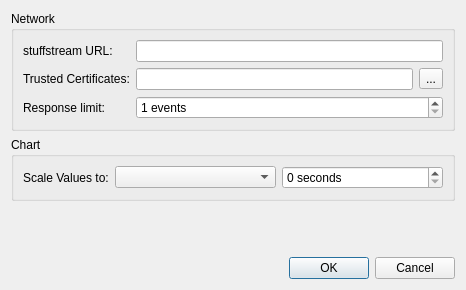
<?xml version="1.0" encoding="UTF-8"?>
<ui version="4.0">
 <class>SettingsDialog</class>
 <widget class="QDialog" name="SettingsDialog">
  <property name="geometry">
   <rect>
    <x>0</x>
    <y>0</y>
    <width>456</width>
    <height>290</height>
   </rect>
  </property>
  <property name="windowTitle">
   <string>QStuff Settings</string>
  </property>
  <layout class="QVBoxLayout" name="verticalLayout">
   <item>
    <widget class="QGroupBox" name="networkGroup">
     <property name="title">
      <string>Network</string>
     </property>
     <layout class="QFormLayout" name="formLayout">
      <item row="0" column="0">
       <widget class="QLabel" name="stuffstreamUrlLabel">
        <property name="text">
         <string>stuffstream URL:</string>
        </property>
       </widget>
      </item>
      <item row="0" column="1">
       <widget class="QLineEdit" name="stuffstreamUrlEdit">
        <property name="clearButtonEnabled">
         <bool>true</bool>
        </property>
       </widget>
      </item>
      <item row="1" column="0">
       <widget class="QLabel" name="trustedCertsLabel">
        <property name="text">
         <string>Trusted Certificates:</string>
        </property>
       </widget>
      </item>
      <item row="1" column="1">
       <layout class="QHBoxLayout" name="horizontalLayout">
        <item>
         <widget class="QLineEdit" name="trustedCertsEdit">
          <property name="clearButtonEnabled">
           <bool>true</bool>
          </property>
         </widget>
        </item>
        <item>
         <widget class="QToolButton" name="trustedCertsBrowseButton">
          <property name="text">
           <string>...</string>
          </property>
          <property name="icon">
           <iconset theme="document-open">
            <normaloff>.</normaloff>.</iconset>
          </property>
         </widget>
        </item>
       </layout>
      </item>
      <item row="2" column="0">
       <widget class="QLabel" name="maxEventsLabel">
        <property name="text">
         <string>Response limit:</string>
        </property>
       </widget>
      </item>
      <item row="2" column="1">
       <widget class="QSpinBox" name="maxEventsSpinbox">
        <property name="suffix">
         <string> events</string>
        </property>
        <property name="minimum">
         <number>1</number>
        </property>
        <property name="maximum">
         <number>999999</number>
        </property>
       </widget>
      </item>
     </layout>
    </widget>
   </item>
   <item>
    <widget class="QGroupBox" name="chartGroup">
     <property name="title">
      <string>Chart</string>
     </property>
     <layout class="QFormLayout" name="formLayout_2">
      <item row="0" column="0">
       <widget class="QLabel" name="scaleIntervalLabel">
        <property name="text">
         <string>Scale Values to:</string>
        </property>
       </widget>
      </item>
      <item row="0" column="1">
       <layout class="QHBoxLayout" name="horizontalLayout_2">
        <item>
         <widget class="QComboBox" name="scaleIntervalCombo"/>
        </item>
        <item>
         <widget class="QSpinBox" name="scaleIntervalCustomSpinbox">
          <property name="suffix">
           <string> seconds</string>
          </property>
          <property name="maximum">
           <number>99999</number>
          </property>
         </widget>
        </item>
       </layout>
      </item>
     </layout>
    </widget>
   </item>
   <item>
    <spacer name="verticalSpacer">
     <property name="orientation">
      <enum>Qt::Vertical</enum>
     </property>
     <property name="sizeHint" stdset="0">
      <size>
       <width>444</width>
       <height>18</height>
      </size>
     </property>
    </spacer>
   </item>
   <item>
    <widget class="QDialogButtonBox" name="buttonBox">
     <property name="orientation">
      <enum>Qt::Horizontal</enum>
     </property>
     <property name="standardButtons">
      <set>QDialogButtonBox::Cancel|QDialogButtonBox::Ok</set>
     </property>
    </widget>
   </item>
  </layout>
 </widget>
 <tabstops>
  <tabstop>stuffstreamUrlEdit</tabstop>
  <tabstop>trustedCertsEdit</tabstop>
  <tabstop>trustedCertsBrowseButton</tabstop>
  <tabstop>maxEventsSpinbox</tabstop>
 </tabstops>
 <resources/>
 <connections>
  <connection>
   <sender>buttonBox</sender>
   <signal>accepted()</signal>
   <receiver>SettingsDialog</receiver>
   <slot>accept()</slot>
   <hints>
    <hint type="sourcelabel">
     <x>248</x>
     <y>254</y>
    </hint>
    <hint type="destinationlabel">
     <x>157</x>
     <y>274</y>
    </hint>
   </hints>
  </connection>
  <connection>
   <sender>buttonBox</sender>
   <signal>rejected()</signal>
   <receiver>SettingsDialog</receiver>
   <slot>reject()</slot>
   <hints>
    <hint type="sourcelabel">
     <x>316</x>
     <y>260</y>
    </hint>
    <hint type="destinationlabel">
     <x>286</x>
     <y>274</y>
    </hint>
   </hints>
  </connection>
 </connections>
</ui>
